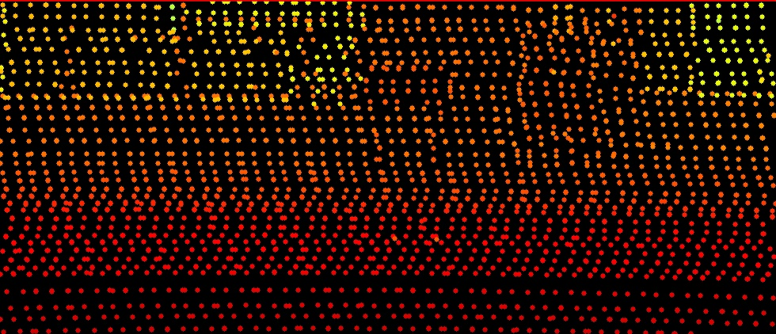
#> input picture data/00391/1.png, 776 x 334 px
$ python vertical_can.py
#> lines starting #> are read from the running program, lines starting #| are printed output that depends on the picture
from PIL import Image

# 图片路径列表

def vertical_concat(imgid):
#> called with imgid = '00391'
    image_paths = ['data/'+imgid+'/1.png',
                   'data/'+imgid+'/2.png',
                   'data/'+imgid+'/3.png',
                   'data/'+imgid+'/4.png',
                   'data/'+imgid+'/5.png',
                   'data/'+imgid+'/6.png']

    # 加载图片
    images = [Image.open(path) for path in image_paths]
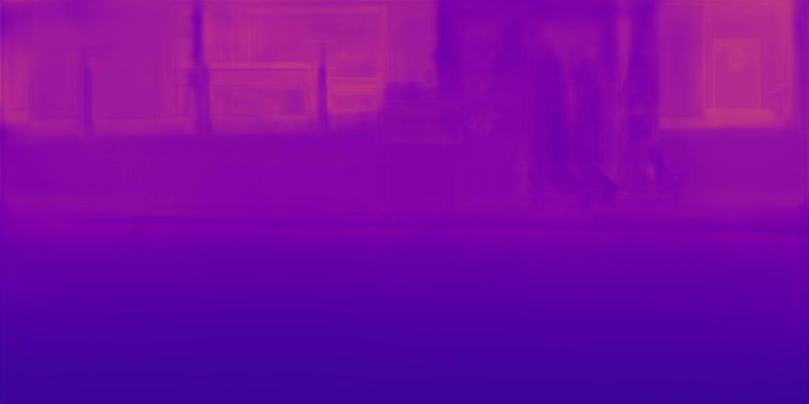
#> input picture data/00391/2.png, 809 x 404 px
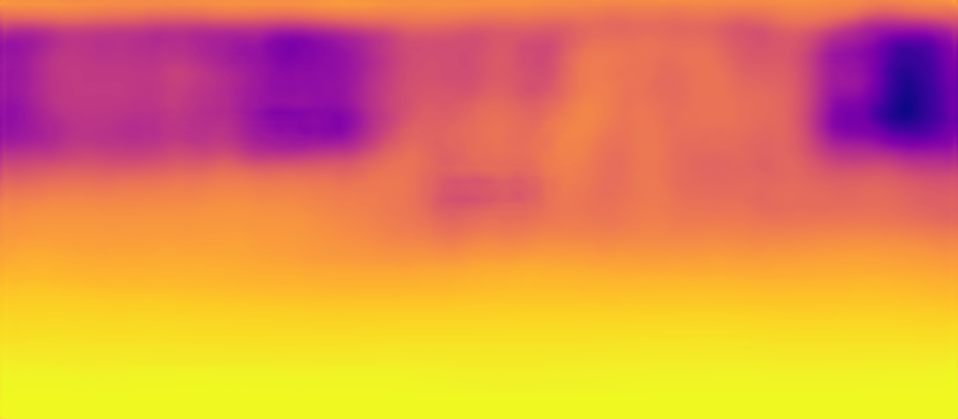
#> input picture data/00391/3.png, 958 x 419 px
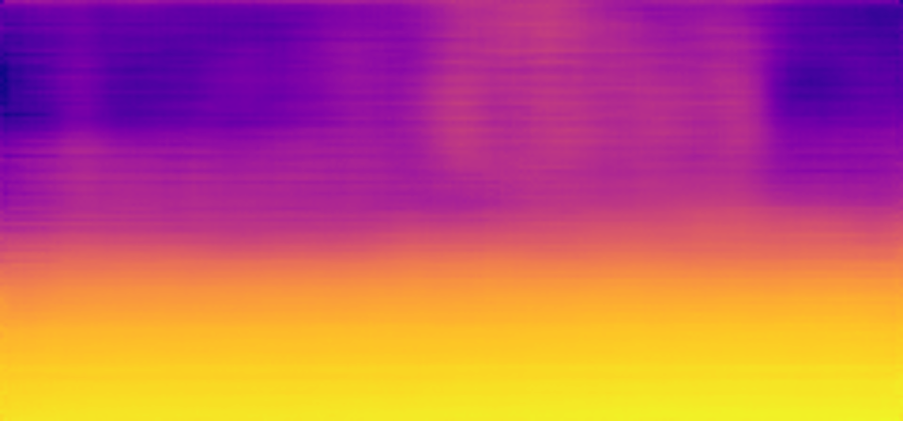
#> input picture data/00391/4.png, 903 x 421 px
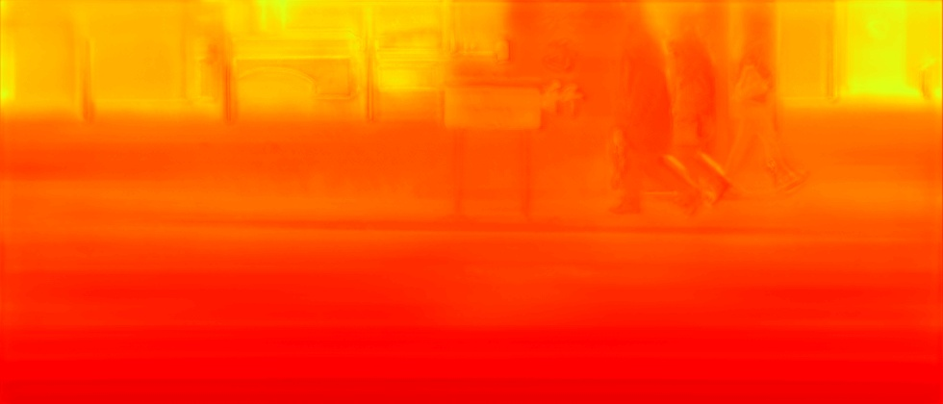
#> input picture data/00391/5.png, 943 x 404 px
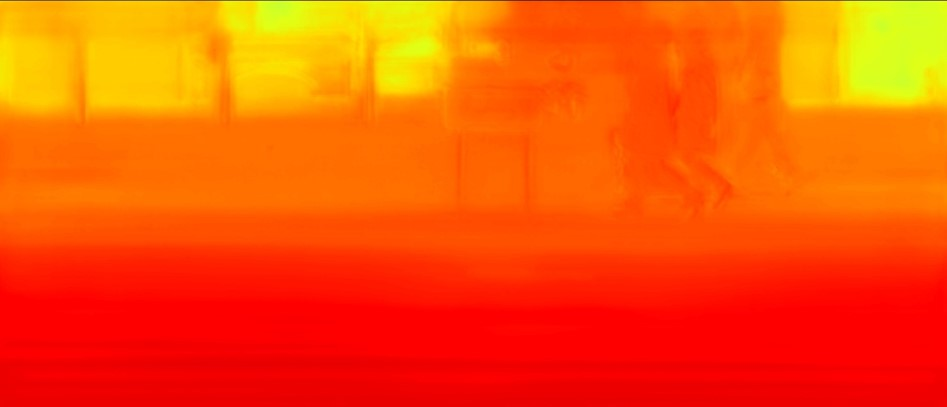
#> input picture data/00391/6.png, 947 x 407 px
#> images = 6 items

    # 将所有图片高度归一化
    # 首先找到最小高度
    min_height = min(img.height for img in images)
#> min_height = 334
    # 然后将所有图片按照这个高度等比例缩放
    normalized_images = [img.resize((int(img.width * min_height / img.height), min_height)) for img in
                         images]
#> normalized_images = 6 items

    # 找到所有归一化后图片的最小宽度
    min_width = min(img.width for img in normalized_images)
#> min_width = 668

    # 将每张图片裁剪至最小宽度，居中裁剪
    cropped_images = []
    for img in normalized_images:
        left = (img.width - min_width) // 2
        right = left + min_width
        cropped_img = img.crop((left, 0, right, min_height))
        cropped_images.append(cropped_img)
#> this loop made 6 passes
#> (left, right) on passes 1 to 6: (54, 722), (0, 668), (47, 715), (24, 692), (55, 723), (54, 722)
#> pass 1, in vertical_concat, `cropped_img = img.crop((left, 0, right, min_height))`:
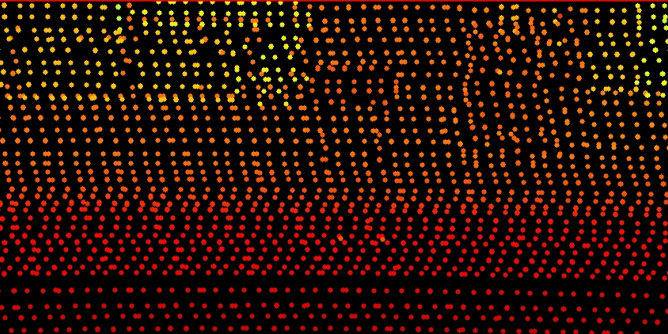
#> cropped_img: PIL image 668x334 RGBA; mean R, G, B, A 40.8, 15.1, 6, 255
#> after the loop, cropped_images = 6 items

    # 纵向拼接所有图片
    # 计算拼接后的图片的总高度
    total_height = sum(img.height for img in cropped_images)
#> total_height = 2004
    # 创建一个新的空白图片，宽度为最小宽度，高度为所有图片高度之和
    concatenated_image = Image.new('RGB', (min_width, total_height))
#> concatenated_image: PIL image 668x2004 RGB; every value is 0
    # 将图片一张接一张地粘贴上去
    current_height = 0
    for img in cropped_images:
        concatenated_image.paste(img, (0, current_height))
        current_height += img.height
#> this loop made 6 passes
#> current_height on passes 1 to 6: 334, 668, 1002, 1336, 1670, 2004
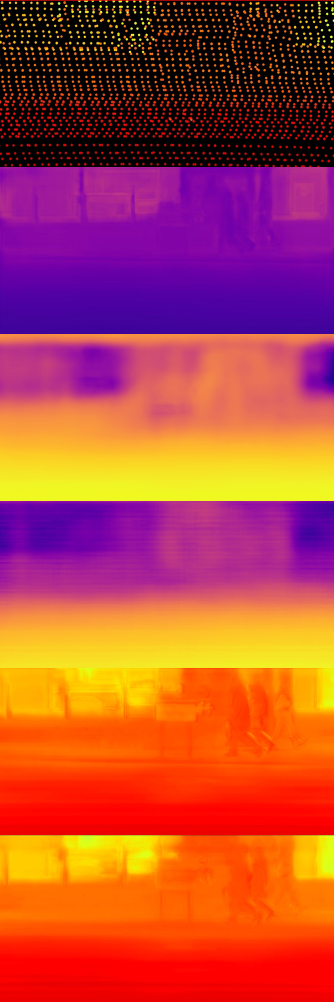
#> concatenated_image: PIL image 668x2004 RGB (shown at 1/2 size); mean R, G, B 181, 70.5, 59
#> after the loop, current_height = 2004

    # 保存拼接后的图片
    concatenated_image.save('data/results/'+imgid+'.png')


imgid = '00391'
vertical_concat(imgid)
print('Done!')
